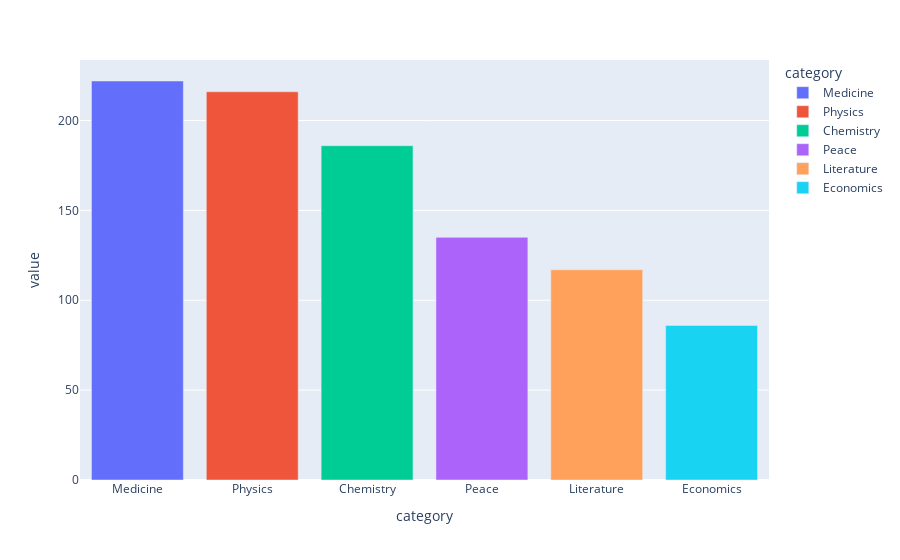

This figure's notebook cell:
### Markdown cell above
# Number of Prizes per Category

**Challenge**:

-   In how many categories are prizes awarded?
-   Create a plotly bar chart with the number of prizes awarded by category.
-   Use the color scale called `Aggrnyl` to colour the chart, but don't show a color axis.
-   Which category has the most number of prizes awarded?
-   Which category has the fewest number of prizes awarded?

### Code cell
category = df_data.category.value_counts()

px.bar(category, color_continuous_scale="Aggrnyl", color=category.index)

### Figure 1 — Plotly figure (JSON) as saved in the notebook; plotly's stock layout.template omitted (floating-point values rounded to 4 significant figures)
{"data": [{"alignmentgroup": "True", "hovertemplate": "category=%{x}<br>value=%{y}<extra></extra>", "legendgroup": "Medicine", "marker": {"color": "#636efa", "pattern": {"shape": ""}}, "name": "Medicine", "offsetgroup": "Medicine", "orientation": "v", "showlegend": true, "textposition": "auto", "type": "bar", "x": ["Medicine"], "xaxis": "x", "y": [222], "yaxis": "y"}, {"alignmentgroup": "True", "hovertemplate": "category=%{x}<br>value=%{y}<extra></extra>", "legendgroup": "Physics", "marker": {"color": "#EF553B", "pattern": {"shape": ""}}, "name": "Physics", "offsetgroup": "Physics", "orientation": "v", "showlegend": true, "textposition": "auto", "type": "bar", "x": ["Physics"], "xaxis": "x", "y": [216], "yaxis": "y"}, {"alignmentgroup": "True", "hovertemplate": "category=%{x}<br>value=%{y}<extra></extra>", "legendgroup": "Chemistry", "marker": {"color": "#00cc96", "pattern": {"shape": ""}}, "name": "Chemistry", "offsetgroup": "Chemistry", "orientation": "v", "showlegend": true, "textposition": "auto", "type": "bar", "x": ["Chemistry"], "xaxis": "x", "y": [186], "yaxis": "y"}, {"alignmentgroup": "True", "hovertemplate": "category=%{x}<br>value=%{y}<extra></extra>", "legendgroup": "Peace", "marker": {"color": "#ab63fa", "pattern": {"shape": ""}}, "name": "Peace", "offsetgroup": "Peace", "orientation": "v", "showlegend": true, "textposition": "auto", "type": "bar", "x": ["Peace"], "xaxis": "x", "y": [135], "yaxis": "y"}, {"alignmentgroup": "True", "hovertemplate": "category=%{x}<br>value=%{y}<extra></extra>", "legendgroup": "Literature", "marker": {"color": "#FFA15A", "pattern": {"shape": ""}}, "name": "Literature", "offsetgroup": "Literature", "orientation": "v", "showlegend": true, "textposition": "auto", "type": "bar", "x": ["Literature"], "xaxis": "x", "y": [117], "yaxis": "y"}, {"alignmentgroup": "True", "hovertemplate": "category=%{x}<br>value=%{y}<extra></extra>", "legendgroup": "Economics", "marker": {"color": "#19d3f3", "pattern": {"shape": ""}}, "name": "Economics", "offsetgroup": "Economics", "orientation": "v", "showlegend": true, "textposition": "auto", "type": "bar", "x": ["Economics"], "xaxis": "x", "y": [86], "yaxis": "y"}], "layout": {"barmode": "relative", "legend": {"title": {"text": "category"}, "tracegroupgap": 0}, "margin": {"t": 60}, "xaxis": {"anchor": "y", "categoryarray": ["Medicine", "Physics", "Chemistry", "Peace", "Literature", "Economics"], "categoryorder": "array", "domain": [0, 1], "title": {"text": "category"}}, "yaxis": {"anchor": "x", "domain": [0, 1], "title": {"text": "value"}}}}
